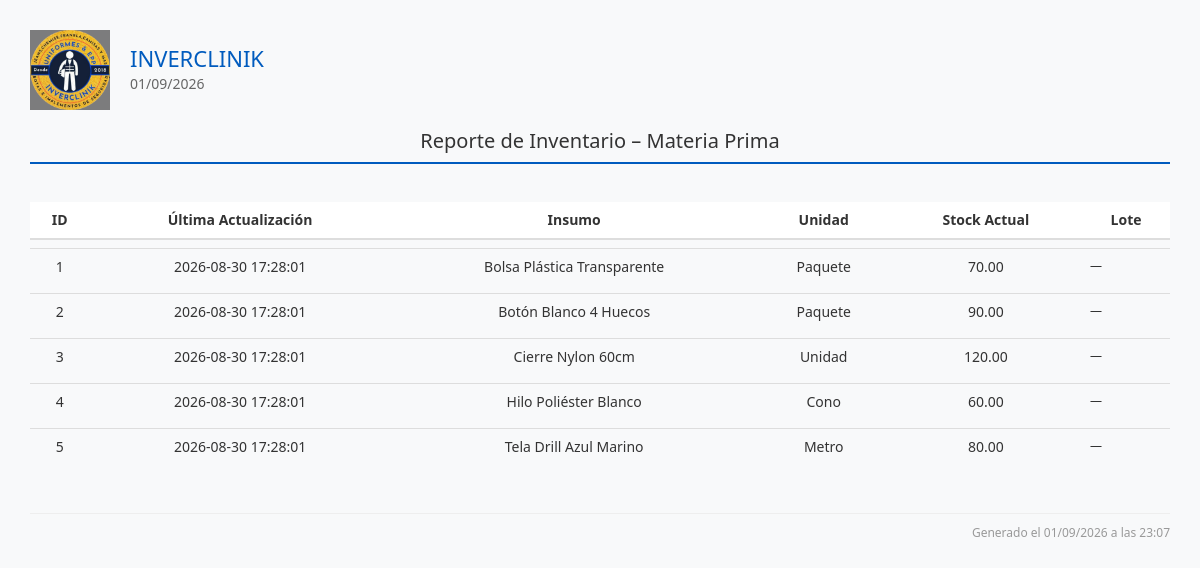
Page /reportes/inventario_materia_prima_view.php on the committed database.
### tables this page shows
CREATE TABLE IF NOT EXISTS `inventario` (
  `id` int(11) NOT NULL AUTO_INCREMENT,
  `tipo_item` enum('insumo','producto') NOT NULL COMMENT 'insumo=id de insumos, producto=id de recetas',
  `tipo_item_id` int(11) NOT NULL COMMENT 'ID del insumo o de la receta según tipo_item',
  `stock_actual` decimal(12,2) NOT NULL DEFAULT 0.00,
  `tipo_movimiento` enum('compra','orden_produccion','manual','ajuste') DEFAULT 'manual',
  `ultima_actualizacion` timestamp NOT NULL DEFAULT current_timestamp() ON UPDATE current_timestamp(),
  `orden_produccion_id` int(11) DEFAULT NULL COMMENT 'Enlace con orden de producción si aplica',
  PRIMARY KEY (`id`),
  UNIQUE KEY `unique_tipo_item` (`tipo_item`,`tipo_item_id`),
  KEY `idx_tipo_item` (`tipo_item`),
  KEY `idx_tipo_item_id` (`tipo_item_id`),
  KEY `idx_orden_produccion` (`orden_produccion_id`)
);

CREATE TABLE IF NOT EXISTS `insumos` (
  `id` int(11) NOT NULL AUTO_INCREMENT,
  `nombre` varchar(255) NOT NULL,
  `unidad_medida_id` int(11) NOT NULL COMMENT 'FK a unidad_medida',
  `costo_unitario` decimal(10,2) NOT NULL DEFAULT 0.00,
  `stock_minimo` decimal(12,2) DEFAULT NULL COMMENT 'Stock mínimo deseado',
  `stock_maximo` decimal(12,2) DEFAULT NULL COMMENT 'Stock máximo deseado',
  `almacen_id` int(11) DEFAULT 1 COMMENT 'Almacén asociado al insumo',
  `proveedor_id` int(11) DEFAULT NULL,
  `tasa_cambiaria_id` int(11) DEFAULT NULL COMMENT 'Tasa usada al registrar/actualizar el costo',
  `activo` tinyint(1) DEFAULT 1,
  `adicional` tinyint(1) DEFAULT 0,
  PRIMARY KEY (`id`)
);

### reportes/inventario_materia_prima_view.php (the view, shortened to what this page needs)
<?php
require_once('../template/header.php');
$where = [];
$tieneTipoItem = $conn->query("SHOW COLUMNS FROM inventario LIKE 'tipo_item'")->num_rows > 0;
if ($tieneTipoItem) {
    $where[] = "inv.tipo_item = 'insumo'";
    $idCol = 'inv.tipo_item_id AS id';
    $joinInsumo = 'JOIN insumos i ON i.id = inv.tipo_item_id';
} else {
    $idCol = 'inv.insumo_id AS id';
    $joinInsumo = 'JOIN insumos i ON i.id = inv.insumo_id';
}
$condiciones = count($where) ? "WHERE " . implode(" AND ", $where) : "";
$sql = "
SELECT
    $idCol,
    inv.ultima_actualizacion,
    i.nombre AS insumo,
    COALESCE(um.nombre, um.codigo, '') AS unidad_medida,
    inv.stock_actual,
    (SELECT GROUP_CONCAT(l.numero_lote ORDER BY l.fecha_entrada DESC, l.id DESC SEPARATOR ', ')
     FROM inventario_lotes l
     WHERE l.tipo_item = 'insumo' AND l.tipo_item_id = i.id AND l.cantidad_restante > 0) AS lotes
FROM inventario inv
$joinInsumo
LEFT JOIN unidad_medida um ON um.id = i.unidad_medida_id
$condiciones
ORDER BY i.nombre ASC
";
$result = $conn->query($sql);
$i = 1;
?>
<div class="contenido-principal">
<div class="reporte-header">
    <div class="logo-info">
        <img src="../assets/img/inverclinik_3.png">
        <div class="empresa-fecha">
            <h1>INVERCLINIK</h1>
            <p><?= date('d/m/Y') ?></p>
        </div>
    </div>
    <div class="titulo-reporte">
        <h2>Reporte de Inventario – Materia Prima</h2>
    </div>
</div>
    <?php if ($result && $result->num_rows > 0): ?>
        <table class="table">
            <thead>
                <tr>
                    <th>ID</th>
                    <th>Última Actualización</th>
                    <th>Insumo</th>
                    <th>Unidad</th>
                    <th>Stock Actual</th>
                    <th>Lote</th>
                </tr>
            </thead>
            <tbody>
                <?php while ($row = $result->fetch_assoc()): ?>
                    <tr>
                        <td><?= $i++ ?></td>
                        <td><?= htmlspecialchars($row['ultima_actualizacion'] ?? '—') ?></td>
                        <td><?= htmlspecialchars($row['insumo']) ?></td>
                        <td><?= htmlspecialchars($row['unidad_medida']) ?></td>
                        <td><?= htmlspecialchars($row['stock_actual'] ?? '0') ?></td>
                        <td style="text-align:left; font-size:12px;"><?= htmlspecialchars($row['lotes'] ?? '—') ?></td>
                    </tr>
                <?php endwhile; ?>
            </tbody>
        </table>
    <?php else: ?>
        <div class="no-data">No hay registros de materia prima.</div>
    <?php endif; ?>
<div class="reporte-footer">
Generado el <?= date('d/m/Y \a \l\a\s H:i') ?>
</div>
</div>
<?php require_once('../template/footer.php'); ?>

### css/dashboard.css (style rules this page uses)
* { margin: 0; padding: 0; box-sizing: border-box; }

### css/reportes.css (style rules this page uses)
.reporte-header { display: flex; flex-direction: column; align-items: stretch; border-bottom: 2px solid #005bbe; margin-bottom: 30px; padding-bottom: 10px; }
.logo-info { display: flex; justify-content: flex-start; align-items: center; gap: 20px; }
.logo-info img { width: 80px; height: auto; }
.empresa-fecha h1 { font-size: 22px; color: #005bbe; margin: 0; }
.empresa-fecha p { font-size: 14px; color: #666; margin: 4px 0 0; }
.titulo-reporte { text-align: center; margin-top: 20px; }
.titulo-reporte h2 { font-size: 20px; color: #333; margin: 0; }
.table { width: 100%; border-collapse: separate; border-spacing: 0 8px; margin-bottom: 30px; }
.table th { padding: 12px 16px; font-size: 14px; text-align: center; background-color: #ffffff; border: none; }
.table td { padding: 10px 16px; font-size: 14px; text-align: center; border: none; }
.table tbody tr { border-radius: 8px; overflow: hidden; }
.reporte-footer { text-align: right; font-size: 12px; color: #999; border-top: 1px solid #eee; padding-top: 10px; margin-top: 40px; }
.contenido-principal { margin-left: 0 !important; padding: 0; box-sizing: border-box; background-color: #fff; min-height: 100vh; }

### css/style.css (style rules this page uses)
.contenido-principal { margin-left: 260px; padding: 30px; box-sizing: border-box; background-color: #f8f9fa; min-height: 100vh; }

### css/navbar.css (style rules this page uses)
.main-content, .contenido-principal { margin-left: 65px; transition: margin-left 0.3s cubic-bezier(0.4, 0, 0.2, 1); }

### rows in the picture
inventario: ultima_actualizacion "2026-08-30 17:28:01", insumos.nombre "Bolsa Plástica Transparente", unidad_medida "Paquete", stock_actual "70.00", lotes "—"
inventario: ultima_actualizacion "2026-08-30 17:28:01", insumos.nombre "Botón Blanco 4 Huecos", unidad_medida "Paquete", stock_actual "90.00", lotes "—"
inventario: ultima_actualizacion "2026-08-30 17:28:01", insumos.nombre "Cierre Nylon 60cm", unidad_medida "Unidad", stock_actual "120.00", lotes "—"
inventario: ultima_actualizacion "2026-08-30 17:28:01", insumos.nombre "Hilo Poliéster Blanco", unidad_medida "Cono", stock_actual "60.00", lotes "—"
inventario: ultima_actualizacion "2026-08-30 17:28:01", insumos.nombre "Tela Drill Azul Marino", unidad_medida "Metro", stock_actual "80.00", lotes "—"
